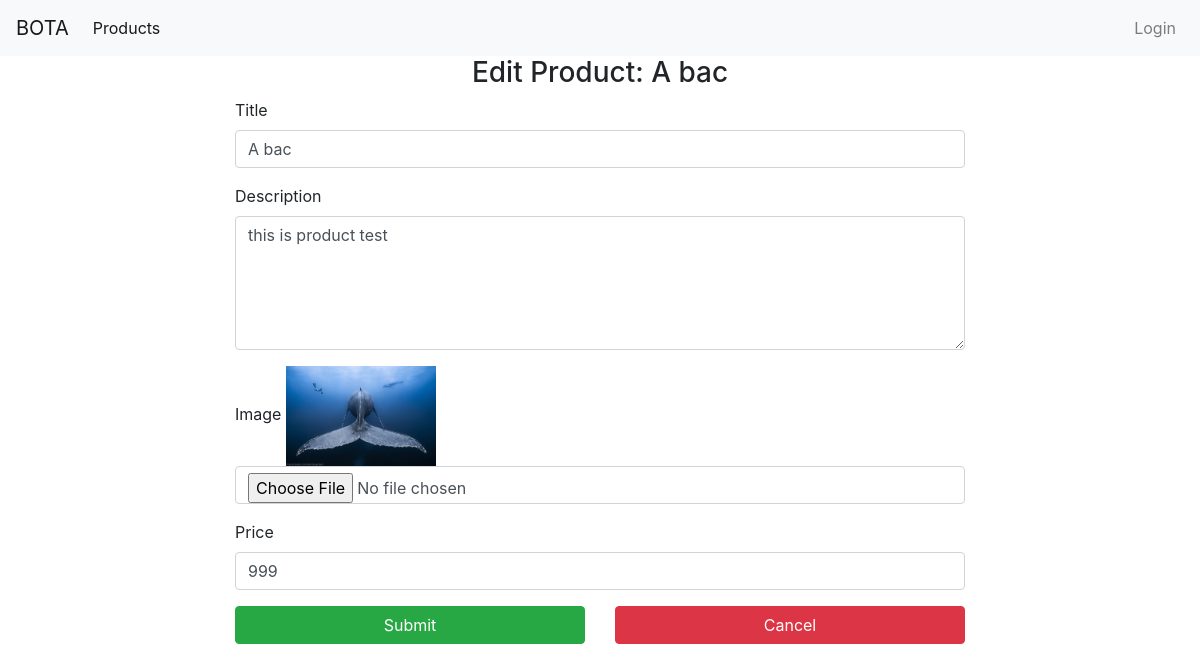
The page /product/edit_product.php?id=9 on the database its author committed.
### tables this page shows
CREATE TABLE IF NOT EXISTS `bota_product` (
  `id` int(11) NOT NULL,
  `title` varchar(200) NOT NULL,
  `description` text,
  `img` varchar(200) DEFAULT NULL,
  `price` decimal(10,0) NOT NULL DEFAULT '0',
  `user_id` int(11) NOT NULL
);

### product/edit_product.php (the view, shortened to what this page needs)
<?php
require_once "../config.php";
$productId = $_GET['id'];
$sql = "SELECT * FROM bota_product WHERE id = :id";
$stmt = $conn->prepare($sql);
$stmt->bindValue(":id", $productId);
$stmt->execute();
$product = $stmt->fetch();
?>
<?php
include_once "../header.php";
?>
<div class="container">
<div class="row">
    <div class="col-md-8 offset-2">
        <h3 class="text-center">Edit Product: <?= $product['title'] ?></h3>
        <form action="//<?= $domain ?>/product/update_product.php" method="post" enctype="multipart/form-data">
            <div class="form-group">
                <label for="">Title</label>
                <input type="text" name="title" class="form-control" value="<?= $product['title']; ?> ">
            </div>
            <div class="form-group">
                <label for="">Description</label>
                <textarea name="description" class="form-control" cols="30" rows="5"><?= $product['description']; ?></textarea>
            </div>
            <div class="form-group">
                <label for="">Image</label>
                <img width="150" src="<?= $product['img'] ?>" alt="">
                <input type="file" name="image" class="form-control">
            </div>
            <div class="form-group">
                <label for="">Price</label>
                <input type="text" name="price" class="form-control" value="<?= $product['price']; ?>">
            </div>
            <div class="form-group">
                <div class="row">
                    <div class="col-6">
                        <button type="submit" class="btn btn-block btn-success">Submit</button>
                    </div>
                    <div class="col-6">
                        <a href="javascript:history.go(-1)" class="btn btn-block btn-danger">Cancel</a>
                    </div>
                </div>
            </div>
        </form>
    </div>
</div>
</div>
<?php
include_once "../footer.php";
?>

### rows shown on the page
bota_product: title "A bac", description "this is product test", img (picture), price "999"
